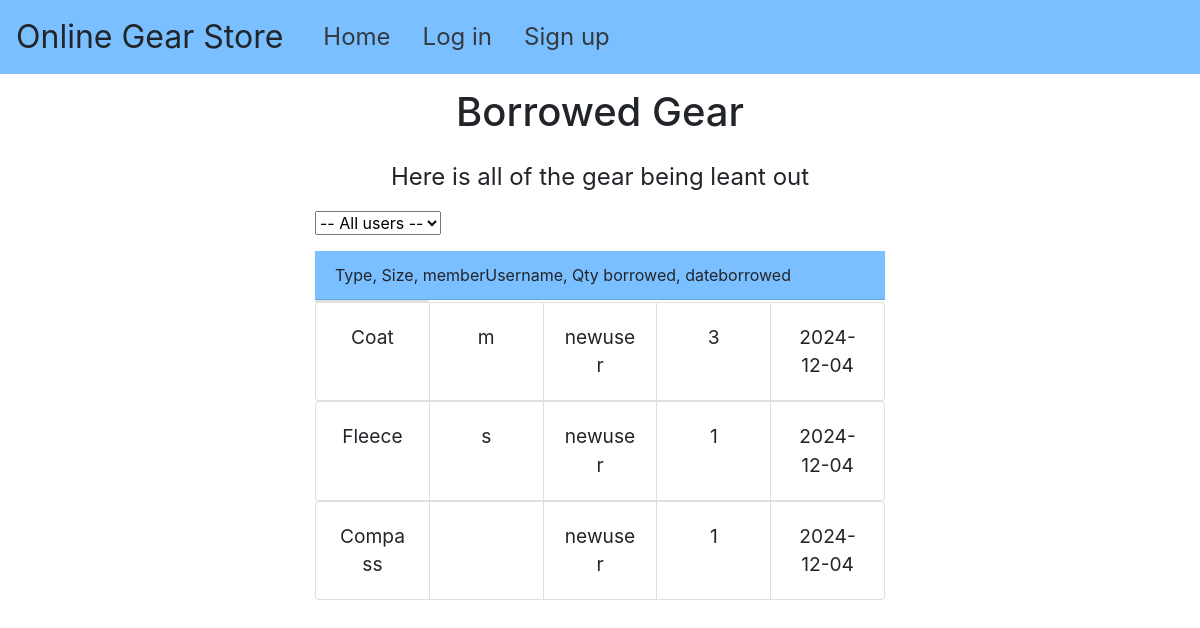
Screenshot of /borrowedGear with the database file from the repository.
### app/models.py (models this page shows)
class Borrowed(db.Model): # This establishes the association table with the extra data columns needed
    __tablename__ = "borrowed_table"
    memberID = db.Column(db.Integer,db.ForeignKey("member_table.id"), primary_key=True)
    gearID = db.Column(db.Integer,db.ForeignKey("gear_table.id"), primary_key=True)
    qtyBorrowed = db.Column(db.Integer)
    dateBorrowed = db.Column(db.Date)
    gear = db.relationship("Gear", back_populates="members")
    member = db.relationship("Member", back_populates="gears")

class Type(db.Model): # Type to Gear is a one to many relationship
    id = db.Column(db.Integer, primary_key=True)
    type = db.Column(db.String)
    gears = db.relationship('Gear',backref='type', lazy=True)

class Size(db.Model): # Size to Gear is a one to many relationship
    id = db.Column(db.Integer, primary_key=True)
    size = db.Column(db.String(50))
    gears = db.relationship('Gear',backref='size', lazy=True)

class Member(db.Model,UserMixin): # Member to Borrowed is a one to many relationship
    __tablename__ = "member_table"
    id = db.Column(db.Integer, primary_key=True)
    username = db.Column(db.String(500))
    password = db.Column(db.String(500))
    admin = db.Column(db.Boolean)
    gears = db.relationship('Borrowed', back_populates='member')

### app/views.py (the view)
@app.route('/borrowedGear', methods=['GET', 'POST'])
def borrowedGear():
    adminVal = session.get('adminVal',False)
    items = Borrowed.query.all()
    members=[]
    memberIDs = []
    for val in items:
        if val.memberID not in memberIDs:
            memberIDs.append(val.memberID) #Getting all of the memberIDs that have borrowed something
    for u in memberIDs: #getting the type IDs from the borrowed gear
        members.append(Member.query.filter(Member.id==u).first())
    return render_template('borrowedGear.html',isAdmin=adminVal, vals=items, users=members)

### app/templates/borrowedGear.html (shortened to what this page needs)
{% extends "base.html" %}
{% block content %}
<body>
    <h1 class="title">Borrowed Gear</h1>
    <p class="topText">Here is all of the gear being leant out</p>
    <select id="dropdown" onchange="loadUserData()">
      <option value="all">-- All users --</option>
      </select>
      <div class="card-header">Type, Size, memberUsername, Qty borrowed, dateborrowed</div>
      <div class="card"></div>
      {%for borrow in vals%}
          <div class="card-group" data-val="{{borrow.member.username}}">
          <div class="card">
            <div class="card-body text-center">
              <p class="card-text">{{borrow.gear.type.type}}</p>
            </div>
          </div>
          <div class="card">
            <div class="card-body text-center">
              <p class="card-text">{{borrow.gear.size.size}}</p>
            </div>
          </div>
          <div class="card">
            <div class="card-body text-center">
              <p class="card-text">{{borrow.member.username}}</p>
            </div>
          </div>
          <div class="card">
            <div class="card-body text-center">
              <p class="card-text">{{borrow.qtyBorrowed}}</p>
            </div>
          </div>
          <div class="card">
            <div class="card-body text-center">
              <p class="card-text">{{borrow.dateBorrowed}}</p>
            </div>
          </div>
        </div>
    {%endfor%}
</body>
{% endblock %}

### app/templates/base.html (shortened to what this page needs)
 <!DOCTYPE html>
    <html lang="en">
        <head>
        <link rel="stylesheet" href="https://stackpath.bootstrapcdn.com/bootstrap/4.2.1/css/bootstrap.min.css">
        <link rel="stylesheet" href="/static/style.css">
        </head>
        <body>
           {% if current_user.is_authenticated == false%}
           <nav class="navbar navbar-expand-sm navbar-light navStyle">
            <a class="navbar-brand" >Online Gear Store</a>
            <div class="collapse navbar-collapse" id="navbarSupportedContent">
              <ul class="navbar-nav mr-auto">
                <li class="nav-item"><a class="nav-link ml-3 text-dark" href="/">Home <span class="sr-only">(current)</span></a></li>
                <li class="nav-item"><a class="nav-link ml-3 text-dark" href="/login">Log in</a></li>
                <li class="nav-item"><a class="nav-link ml-3 text-dark" href="/signup">Sign up</a></li>
              </ul>
            </div>
          </nav>
          {% endif %}
          <div>
            <div class="container-fluid">
              <div class="row">
                <div class="col-3"></div>
                  <div class="col-6">
                    {% block content %}{% endblock %}
                  </div>
                </div>
              </div>
          </div>
        </body>
      </html>

### app/static/style.css (style rules this page uses)
h1.title { text-align: center; padding: 2.5%; }
.navStyle { background-color: #7abfff; font-size:x-large; }
.navbar-brand { font-size: xx-large; }
.card { font-size: larger; }
p.topText { font-size: x-large; text-align: center; }
.card-header { background-color: #7abfff; }
.card-group { display: flex; justify-content: space-between; }
.card { width: 20%; }

### rows the page displays
Borrowed: gear.type.type "Coat", gear.size.size "m", member.username "newuser", qtyBorrowed "3", dateBorrowed "2024-12-04"
Borrowed: gear.type.type "Fleece", gear.size.size "s", member.username "newuser", qtyBorrowed "1", dateBorrowed "2024-12-04"
Borrowed: gear.type.type "Compass", member.username "newuser", qtyBorrowed "1", dateBorrowed "2024-12-04"
